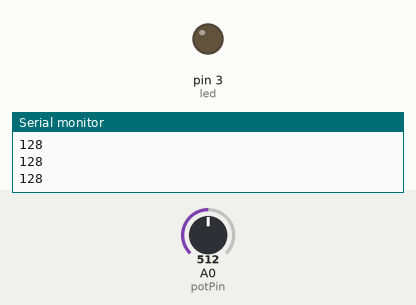
A sketch run on a simulated Arduino Uno, built with avr-gcc and run on an emulated ATmega328P. Parts: output pins drawn as LEDs (lit = HIGH), the last lines printed to the serial monitor. Inputs (shaded band) come from the test bench; at power-on: A0 (potPin) = 512.

Above: at 1.2 s.
1.3 s: A0 (potPin) set to 865
2.8 s: A0 (potPin) set to 898
At 3.3 s:
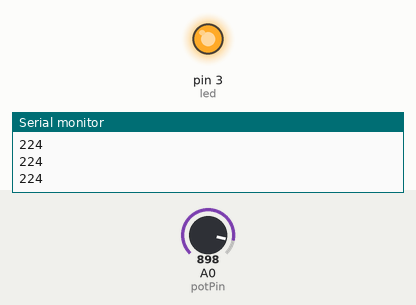
4.3 s: A0 (potPin) set to 716
At 5.4 s:
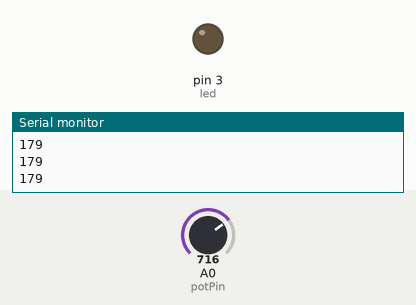
5.8 s: A0 (potPin) set to 900
At 6.6 s:
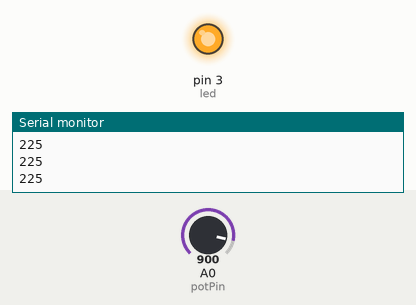
Timing chart, 0 to 8.3 s (numbered marks = the images above; inputs shaded):
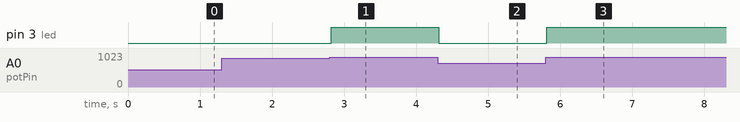

Measured:
- the behaviour switches between 883 and 884 on A0 (potPin) (found by bisection; images 0 and 1)
- after the input at 2.8 s, pin 3 (led): LOW → HIGH at once
- after the input at 4.3 s, pin 3 (led): HIGH → LOW at once
- after the input at 5.8 s, pin 3 (led): LOW → HIGH at once

The sketch:

Potenciometro_2.ino
```cpp
int potPin = 0;
int potLectura = 0;
int led = 3;


void setup()
{
  Serial.begin(9600);
  pinMode(led, OUTPUT);

}

void loop()
{
  potLectura = analogRead(potPin) / 4;
  Serial.println(potLectura);
  delay(10);
  if(potLectura > 220){
    digitalWrite(led, HIGH);
  }
  else{
    digitalWrite(led, LOW);
  }


}
```
